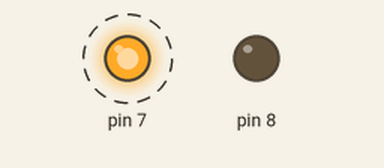
Recording of a sketch running on a simulated Arduino Uno, built with avr-gcc and run on an emulated ATmega328P. Shown: output pins drawn as LEDs (lit = HIGH). Dashed ring = blinking. What the sketch prints to the serial monitor is not drawn.

Above: at 0.1 s.
Timing chart, 0 to 3.0 s (numbered marks = the images above):
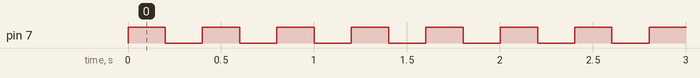

The sketch:

sketch_dec07a.ino
```cpp
int host;    //pin 7
int servant; //pin 8
int num=0;

void setup() {
  pinMode(7,OUTPUT);
  pinMode(8,OUTPUT);
  Serial.begin(19200);
}

void loop() {
  host    = digitalRead(7);
  servant = digitalRead(7);

  //Serial.println("下雨");
  /*digitalWrite(7,LOW);
  if(servant == HIGH)
  {
    Serial.println("接收中");
  }
  if(servant == LOW)
  {
    Serial.println("停止接收");
  }
  delay(200);*/
  if(num%2 == 0) digitalWrite(7,HIGH);
  if(num%2 == 1) digitalWrite(7,LOW);
  if(servant == HIGH)
  {
    Serial.println("接收中");
    num+=1;
  }
  if(servant == LOW)
  {
    Serial.println("停止接收");
    num+=1;
  }
  delay(200);
}
```

Measured:
- by itself, pin 7: alternates HIGH for 0.20 s and LOW for 0.20 s
